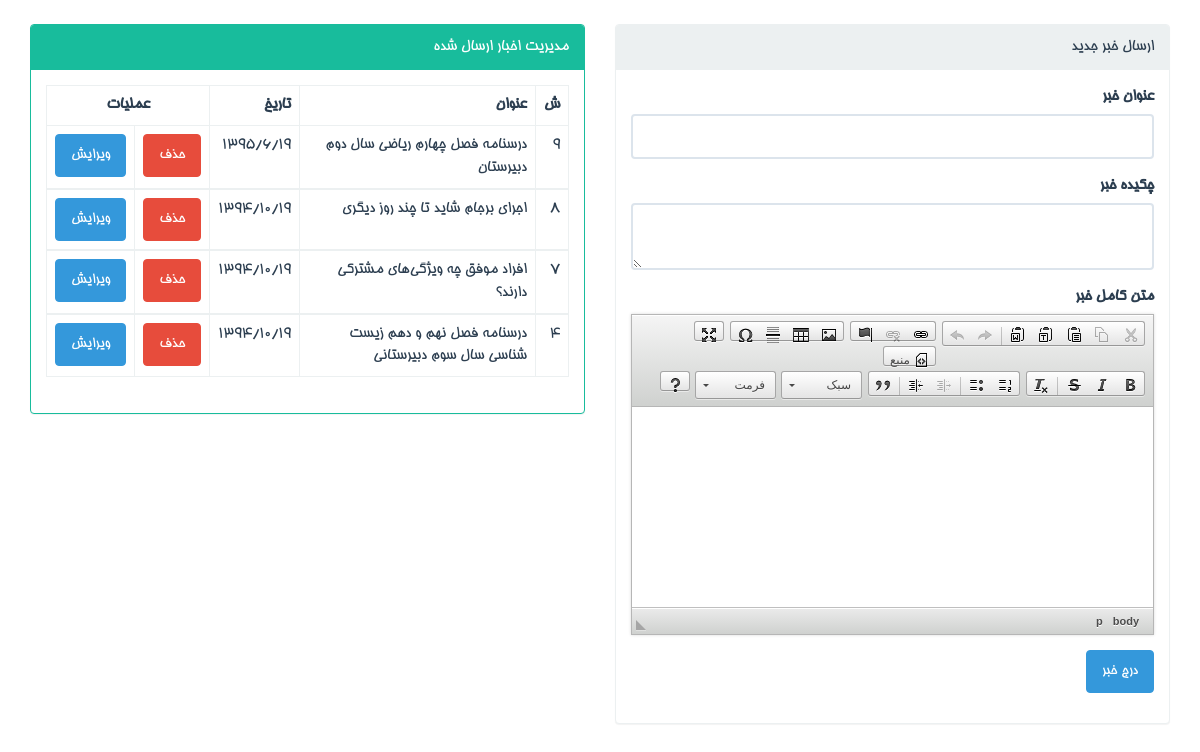
Page /admin/insert-news.php on the committed database.
### tables this page shows
CREATE TABLE `news` (
  `id` int(11) NOT NULL,
  `title` varchar(255) NOT NULL,
  `stext` text NOT NULL,
  `ltext` longtext NOT NULL,
  `date` varchar(255) NOT NULL,
  `time` timestamp NOT NULL DEFAULT CURRENT_TIMESTAMP ON UPDATE CURRENT_TIMESTAMP
);

### admin/insert-news.php (the view, shortened to what this page needs)
<?php
include "../connect.php";
?>
<!doctype html>
<html>
<head>
<link rel="stylesheet" type="text/css" href="../css/style.css">
</head>
<body><br>
<div class="container">
<div class="row">
		<div class="col-md-6">
        <div class="panel panel-default">
        <div class="panel-heading">ارسال خبر جدید</div>
        <div class="panel-body">
        	<form action="cin.php" method="post">
                    <div class="form-group">
                    <label for="title">عنوان خبر</label>
                    <input type="text" name="title" class="form-control">
                    </div>
                    <div class="form-group">
                    <label for="title">چکیده خبر</label>
        <textarea class="form-control" name="stext" rows="2"></textarea>
                    </div>
                    <div class="form-group">
                    <label for="title">متن کامل خبر</label>
                    </div>
                    <div class="form-group">
                    <input type="submit" name="insert" value="درج خبر" class="btn btn-info">
                    </div>
                </form>
        </div>
        </div>
        </div>
		<div class="col-md-6">
        <div class="panel panel-success">
        <div class="panel-heading">مدیریت اخبار ارسال شده</div>
        <div class="panel-body">
                            <table class="table table-bordered table-hover">
                                <thead>
                                    <tr>
                                        <th>ش</th>
                                        <th>عنوان</th>
                                        <th>تاریخ</th>
                                        <th colspan="2" class="text-center">عملیات</th>
                                    </tr>
                                </thead>
								<?php
								$query = "SELECT * FROM `news` ORDER BY id DESC";
								$result=$db->query($query);
								if($result){
								while($rows=$result->fetch_assoc()){
									echo "
								<tbody>
                                    <tr>
                                        <td>".$rows["id"]."</td>
										<td>".$rows["title"]."</td>
										<td>".$rows["date"]."</td>
	<th><a class='btn btn-danger' href=dn.php?id=".$rows["id"].">حذف</a></th>
	<th><a class='btn btn-info' href=en.php?id=".$rows["id"].">ویرایش</a></th>
                                    </tr>
                                </tbody>
									";
								}
								}
								?>
                            </table>
        </div>
        </div>
        </div>
</div>
</div>
</body>
</html>

### editor/contents.css (style rules this page uses)
body { font-family: sans-serif, Arial, Verdana, "Trebuchet MS"; font-size: 12px; color: #333; background-color: #fff; margin: 20px; }
a { color: #0782C1; }

### rows in the picture
news: id "9", title "درسنامه فصل چهارم ریاضی سال دوم دبیرستان", date "۱۳۹۵/۶/۱۹"
news: id "8", title "اجرای برجام شاید تا چند روز دیگری", date "۱۳۹۴/۱۰/۱۹"
news: id "7", title "افراد موفق چه ویژگی‌های مشترکی دارند؟", date "۱۳۹۴/۱۰/۱۹"
news: id "4", title "درسنامه فصل نهم و دهم زیست شناسی سال سوم دبیرستانی", date "۱۳۹۴/۱۰/۱۹"
